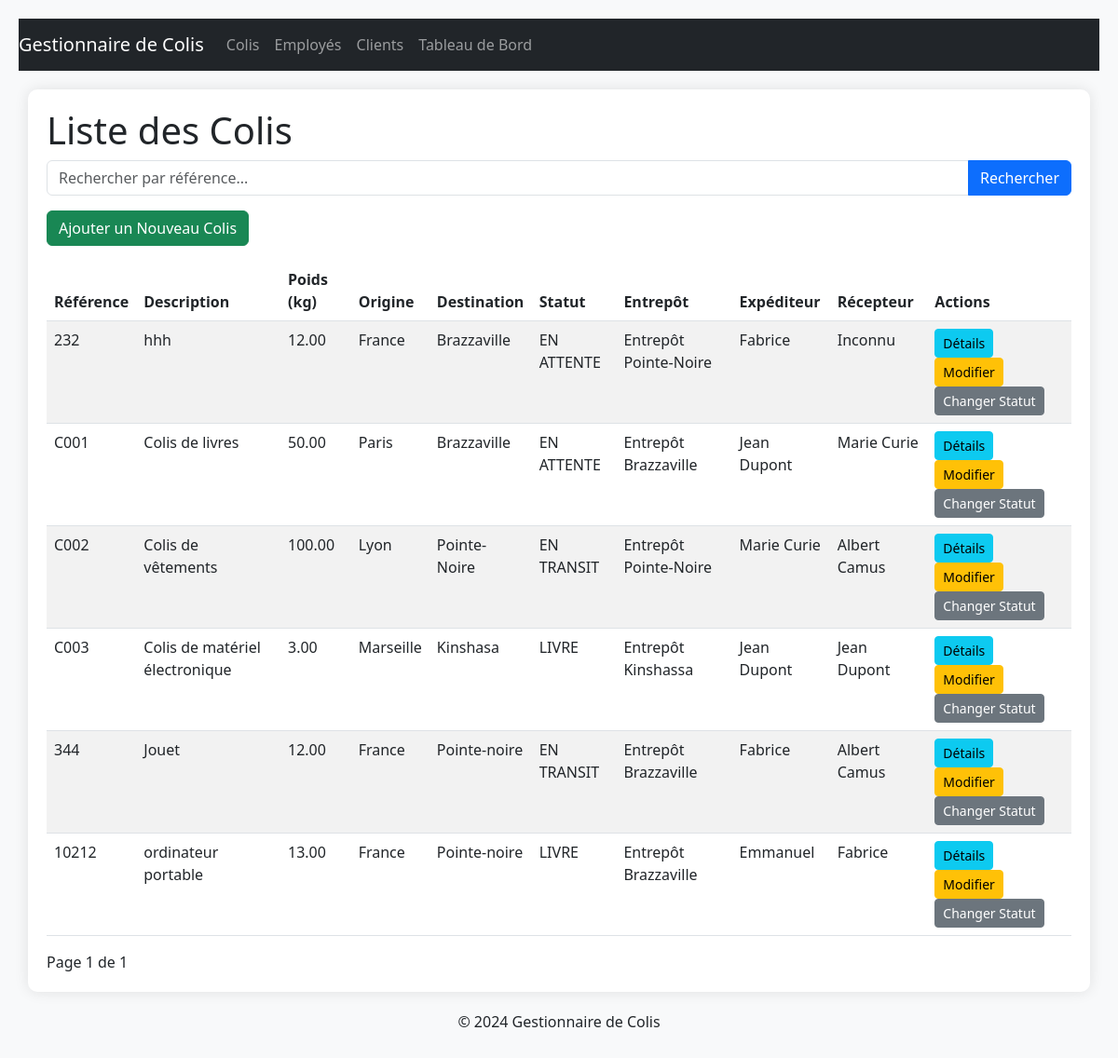
The page /colis/liste/ on the database as committed earlier.
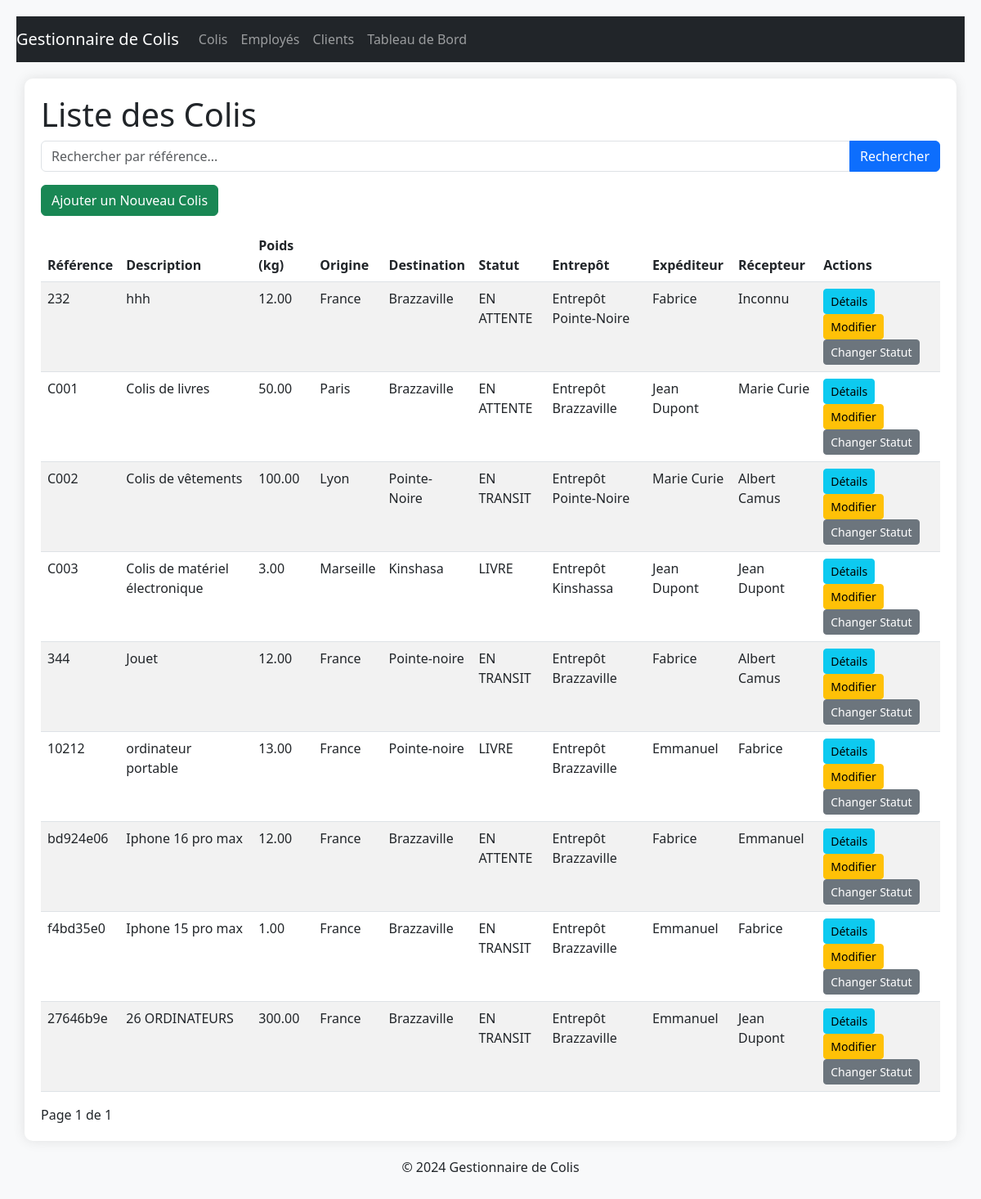
The same page on the database as committed later.
### colis/models.py (models this page shows, shortened)
class Colis(models.Model):
    STATUTS = [
        ('EN ATTENTE', 'En attente'),
        ('EN TRANSIT', 'En transit'),
        ('LIVRE', 'Livré'),
    ]
    reference = models.CharField(max_length=50, unique=True, editable=False)
    description = models.TextField()
    poids = models.DecimalField(max_digits=10, decimal_places=2)
    origine = models.CharField(max_length=100)
    destination = models.CharField(max_length=100)
    date_envoi = models.DateField(null=True, blank=True)
    statut = models.CharField(max_length=20, choices=STATUTS, default='EN ATTENTE')
    entrepot = models.ForeignKey(Entrepot, on_delete=models.SET_NULL, null=True, blank=True)
    expediteur = models.ForeignKey(Client, on_delete=models.SET_NULL, related_name='colis_envoyes', null=True, blank=True)
    recepteur = models.ForeignKey(Client, on_delete=models.SET_NULL, related_name='colis_recus', null=True, blank=True)

class Entrepot(models.Model):
    nom = models.CharField(max_length=100, unique=True)
    adresse = models.CharField(max_length=200, null=True, blank=True)

class Client(models.Model):
    nom = models.CharField(max_length=100)
    email = models.EmailField(unique=True)
    telephone = models.CharField(max_length=15, unique=True)
    adresse = models.TextField()

### colis/views.py (the view)
# urls.py: path('liste/', views.liste_colis, name='liste_colis'),  # Liste des colis
def liste_colis(request):
    query = request.GET.get('q', '')
    if query:
        colis_list = Colis.objects.filter(reference__icontains=query).select_related('expediteur', 'recepteur')
    else:
        colis_list = Colis.objects.all().select_related('expediteur', 'recepteur')
    paginator = Paginator(colis_list, 10)  # 10 colis par page
    page_number = request.GET.get('page')
    page_obj = paginator.get_page(page_number)
    return render(request, 'colis/liste.html', {'page_obj': page_obj, 'query': query})

### colis/templates/colis/liste.html (shortened to what this page needs)
{% extends 'colis/base.html' %}
{% block content %}
    <h1>Liste des Colis</h1>
    <form method="get" class="mb-3">
        <div class="input-group">
            <input type="text" name="q" class="form-control" placeholder="Rechercher par référence..." value="{{ query }}">
            <button type="submit" class="btn btn-primary">Rechercher</button>
        </div>
    </form>
    <a href="{% url 'ajouter' %}" class="btn btn-success mb-3">Ajouter un Nouveau Colis</a>
    <table class="table table-striped">
        <thead>
            <tr>
                <th>Référence</th>
                <th>Description</th>
                <th>Poids (kg)</th>
                <th>Origine</th>
                <th>Destination</th>
                <th>Statut</th>
                <th>Entrepôt</th>
                <th>Expéditeur</th>
                <th>Récepteur</th>
                <th>Actions</th>
            </tr>
        </thead>
        <tbody>
            {% for colis in page_obj %}
            <tr>
                <td>{{ colis.reference }}</td>
                <td>{{ colis.description }}</td>
                <td>{{ colis.poids }}</td>
                <td>{{ colis.origine }}</td>
                <td>{{ colis.destination }}</td>
                <td>{{ colis.statut }}</td>
                <td>{% if colis.entrepot %}{{ colis.entrepot.nom }}{% else %}Non Assigné{% endif %}</td>
                <td>{% if colis.expediteur %}{{ colis.expediteur.nom }}{% else %}Inconnu{% endif %}</td>
                <td>{% if colis.recepteur %}{{ colis.recepteur.nom }}{% else %}Inconnu{% endif %}</td>
                <td>
                    <a href="{% url 'details_colis' colis.reference %}" class="btn btn-info btn-sm">Détails</a>
                    <a href="{% url 'modifier_colis' colis.reference %}" class="btn btn-warning btn-sm">Modifier</a>
                    <a href="{% url 'modifier_statut_colis' colis.reference %}" class="btn btn-secondary btn-sm">Changer Statut</a>
                </td>
            </tr>
            {% endfor %}
        </tbody>
    </table>
    <div>
        <span>Page {{ page_obj.number }} de {{ page_obj.paginator.num_pages }}</span>
    </div>
{% endblock %}

Rows that differ between the two databases and show on the page:
added Colis: reference "bd924e06", description "Iphone 16 pro max", poids "12.00", origine "France", destination "Brazzaville", statut "EN ATTENTE", entrepot.nom "Entrepôt Brazzaville", expediteur.nom "Fabrice", recepteur.nom "Emmanuel"
added Colis: reference "f4bd35e0", description "Iphone 15 pro max", poids "1.00", origine "France", destination "Brazzaville", statut "EN TRANSIT", entrepot.nom "Entrepôt Brazzaville", expediteur.nom "Emmanuel", recepteur.nom "Fabrice"
added Colis: reference "27646b9e", description "26 ORDINATEURS", poids "300.00", origine "France", destination "Brazzaville", statut "EN TRANSIT", entrepot.nom "Entrepôt Brazzaville", expediteur.nom "Emmanuel", recepteur.nom "Jean Dupont"
